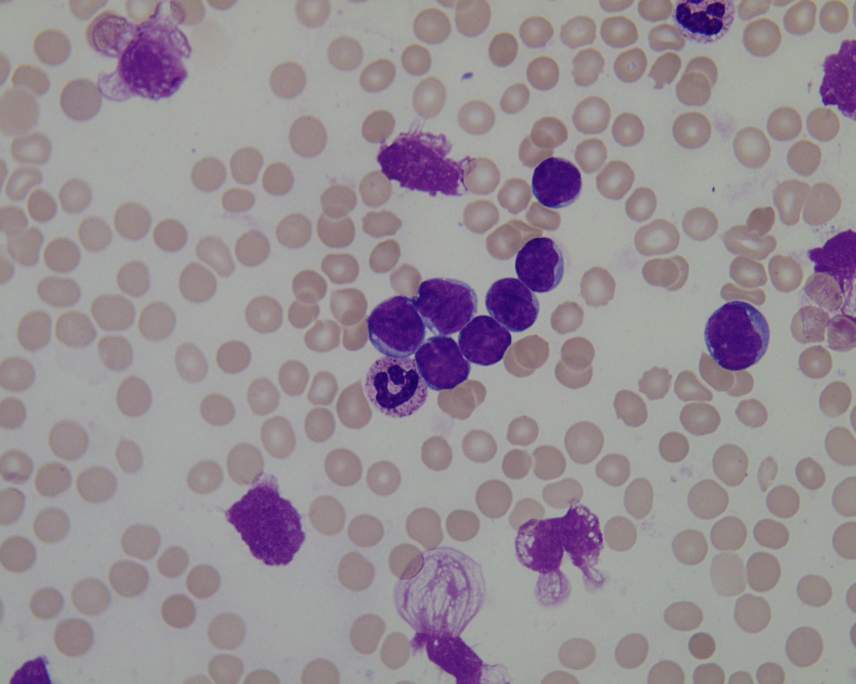
#> input picture ALL_IDB1/ALL_IDB1/im/Im001_1.jpg, 1712 x 1368 px, found by its file name (shown at 1/2 size); its folder holds only this picture in this run
$ python filetest2.py
#> lines starting #> are read from the running program, lines starting #| are printed output that depends on the picture; after the words box and inside, x2 and y2 are one past the last pixel; in counts of white or black regions, pixels touching at a corner belong together
### fc.py
import cv2
import numpy as np
import matplotlib.pyplot as plt
from PIL import Image
import math

class lympho_cell_detection:
    def __init__(self,image_path):
        self.image_path = image_path

    def resize_image(self,image):  #resize image
        scale_percent = 30
        width = int(image.shape[1] * scale_percent / 100)
        height = int(image.shape[0] * scale_percent / 100)
        dsize = (width, height)
        image = cv2.resize(image, dsize)
        return image

    def RGB2CMYK(self,RGB_image):
        K = 1 - np.max(RGB_image,axis = 2)
        C = (1-RGB_image[...,2] - K)/(1-K)
        M = (1-RGB_image[...,1] - K)/(1-K)
        Y = (1-RGB_image[...,0] - K)/(1-K)
        CMYK_image= (np.dstack((C,M,Y,K)) * 255).astype(np.uint8)
        return CMYK_image

    def CMYK2GRAY(self,CMYK_image):
        GRAY_image = cv2.cvtColor(CMYK_image, cv2.COLOR_BGR2GRAY)
        return GRAY_image

    # [15 lines left out: functions CMYK2GRB, GRAY_WHITEENHANCEMENT, not called in this run]

    def ZACK_ALGORITHM(self, GRAY_image, num_bins = 256):

        # CITED from: https://www.mathworks.com/matlabcentral/fileexchange/28047-gray-image-thresholding-using-the-triangle-method?fbclid=IwAR3sAWs9hQNhi9oiI7vshz9ScLxlvIEx5a_ucxRuyPe8V4DAKGERQJyBvv0

        lehisto, _ = np.histogram(GRAY_image, bins=256, range=(0, 256), density=True)
        xmax = np.argmax(lehisto)
        xmax = round(np.mean(xmax))  # Can have more than a single value!
        # Find location of first and last non-zero values. # Values < h/10000 are considered zeros.
        h = lehisto[xmax]
        indi = np.where(lehisto > h / 10000)[0]
        fnz = indi[0]
        lnz = indi[-1]
        # Pick side as the side with the longer tail. Assume one tail is longer.
        lspan = xmax - fnz
        rspan = lnz - xmax
        if rspan > lspan:  # then flip lehisto
            lehisto = np.flip(lehisto)
            a = num_bins - lnz + 1
            b = num_bins - xmax + 1
            isflip = 1
        else:
            lehisto = lehisto
            isflip = 0
            a = fnz
            b = xmax
        # Compute parameters of the straight line from first non-zero to peak
        m = h / (b - a)
        # Compute distances
        x1 = np.arange(0, b - a + 1)
        x1_adjusted = x1 + a
        x1_clipped = np.clip(x1_adjusted, 0, len(lehisto) - 1)
        y1 = lehisto[x1_clipped]
        beta = y1 + x1_clipped / m
        x2 = beta / (m + 1 / m)
        y2 = m * x2
        L = np.sqrt((y2 - y1)**2 + (x2 - x1_clipped)**2)
        # Obtain threshold as the location of maximum L.
        level = np.argmax(L)
        level = a + np.mean(level)
        # Flip back if necessary
        if isflip:
            level = num_bins - level + 1
        threshold = level / num_bins
        threshold_factor = 1
        increased_threshold = threshold * threshold_factor
        binary_image = (GRAY_image > int(increased_threshold * 255 )).astype(np.uint8) * 255
        return binary_image

    def FILTER_SMALLNOISE(self, binary_image):
        # Find contours in the binary image
        contours, _ = cv2.findContours(binary_image, cv2.RETR_EXTERNAL, cv2.CHAIN_APPROX_SIMPLE)
        # Create a mask and draw contours on the mask
        output_image = cv2.cvtColor(binary_image, cv2.COLOR_GRAY2BGR)
        mask = np.zeros_like(binary_image)
        for i, contour in enumerate(contours):
            area = cv2.contourArea(contour)
            #draw mask contour only when area>1000
            if area > 300:
                cv2.drawContours(mask, [contour], -1, 255, -1)
        # Apply the mask to create the processed image
        drawc_image = binary_image.copy()
        drawc_image[mask == 255] = 0
        output_image = binary_image - drawc_image
        return output_image

    def watershed_segmentation(self,path):
        image = cv2.imread(path)
        gray = cv2.cvtColor(image, cv2.COLOR_BGR2GRAY)
        #cv2.imshow('gray', gray)

        opening = cv2.morphologyEx(gray, cv2.MORPH_OPEN, kernel= np.ones((5, 5), np.uint8) , iterations=3)
        #cv2.imshow('opening', opening)
        gradient = cv2.subtract(opening, cv2.morphologyEx(opening, cv2.MORPH_GRADIENT, kernel = np.ones((3, 3), np.uint8) )) # Calculate the gradient magnitude
        #cv2.imshow('gradient', gradient)
        _, binary = cv2.threshold(gradient, 0, 255, cv2.THRESH_BINARY+cv2.THRESH_OTSU) # Apply thresholding to create a binary image

        sure_bg = cv2.dilate(binary, kernel = np.ones((3, 3), np.uint8) , iterations=6) # Apply morphological operations to remove small holes
        #cv2.imshow('sure_bg', sure_bg)
        dist_transform = cv2.distanceTransform(binary, cv2.DIST_L2, 0) # Find sure foreground (unknown region)
        _, sure_fg = cv2.threshold(dist_transform, 0.6*dist_transform.max(), 255, 0)
        sure_fg = np.uint8(sure_fg)
        #cv2.imshow('sure_fg', sure_fg)
        sure_fg1 = cv2.erode(sure_fg,kernel = np.ones((2, 2), np.uint8),iterations =3)
        #cv2.imshow('sure_fg1', sure_fg1)
        unknown = cv2.subtract(sure_bg, sure_fg1) # Subtract sure foreground from sure background to get unknown region
        #cv2.imshow('unknown', unknown)
        _, markers = cv2.connectedComponents(sure_fg1) # Label markers for the watershed algorithm
        markers += 1
        markers[unknown == 255] = 0
        markers = cv2.watershed(image, markers) # Apply watershed algorithm

        height, width = image.shape[:2]
        img = np.zeros((height, width, 3), dtype = np.uint8)
        imglist=[]
        numcount = 0
        for region_id in range(2, np.max(markers) + 1):  # Exclude background
            region_mask = markers == region_id
            watershed_image = np.zeros_like(image)
            imagecopy = image.copy()  # Mask out pixels outside the green contour
            imagecopy[~region_mask] = [0, 0, 0]
            img = watershed_image + imagecopy
            imglist.append(img)
            numcount+=1
        return numcount, imglist

    def watershed_segmentation1(self,path):
        image = cv2.imread(path)
        gray = cv2.cvtColor(image, cv2.COLOR_BGR2GRAY)
        #cv2.imshow('gray', gray)

        opening = cv2.morphologyEx(gray, cv2.MORPH_OPEN, kernel= np.ones((5, 5), np.uint8) , iterations=3)
        #cv2.imshow('opening', opening)
        gradient = cv2.subtract(opening, cv2.morphologyEx(opening, cv2.MORPH_GRADIENT, kernel = np.ones((3, 3), np.uint8) )) # Calculate the gradient magnitude
        #cv2.imshow('gradient', gradient)
        _, binary = cv2.threshold(gradient, 0, 255, cv2.THRESH_BINARY+cv2.THRESH_OTSU) # Apply thresholding to create a binary image

        sure_bg = cv2.dilate(binary, kernel = np.ones((3, 3), np.uint8) , iterations=6) # Apply morphological operations to remove small holes
        #cv2.imshow('sure_bg', sure_bg)
        dist_transform = cv2.distanceTransform(binary, cv2.DIST_L2, 0) # Find sure foreground (unknown region)
        _, sure_fg = cv2.threshold(dist_transform, 0.6*dist_transform.max(), 255, 0)
        sure_fg = np.uint8(sure_fg)
        #cv2.imshow('sure_fg', sure_fg)

        contours, _ = cv2.findContours(sure_fg, cv2.RETR_EXTERNAL, cv2.CHAIN_APPROX_SIMPLE)

        for contour in contours:
            contour_area = cv2.contourArea(contour)
            if contour_area>200:
                sure_fg1 = cv2.erode(sure_fg,kernel = np.ones((2, 2), np.uint8),iterations =3)
                contours, _ = cv2.findContours(sure_fg1, cv2.RETR_EXTERNAL, cv2.CHAIN_APPROX_SIMPLE)
                for contour in contours:
                    contour_area = cv2.contourArea(contour)
                    if contour_area>150:
                        sure_fg1 = cv2.erode(sure_fg,kernel = np.ones((3, 3), np.uint8),iterations =3)
            else:
                sure_fg1 = sure_fg

        #cv2.imshow('sure_fg1', sure_fg1)
        unknown = cv2.subtract(sure_bg, sure_fg1) # Subtract sure foreground from sure background to get unknown region
        #cv2.imshow('unknown', unknown)
        _, markers = cv2.connectedComponents(sure_fg1) # Label markers for the watershed algorithm
        markers += 1
        markers[unknown == 255] = 0
        markers = cv2.watershed(image, markers) # Apply watershed algorithm

        height, width = image.shape[:2]
        img = np.zeros((height, width, 3), dtype = np.uint8)
        imglist=[]
        numcount = 0
        for region_id in range(2, np.max(markers) + 1):  # Exclude background
            region_mask = markers == region_id
            watershed_image = np.zeros_like(image)
            imagecopy = image.copy()  # Mask out pixels outside the green contour
            imagecopy[~region_mask] = [0, 0, 0]
            img = watershed_image + imagecopy
            imglist.append(img)
            # cv2.imshow('img', img)
            # cv2.waitKey(0)
            numcount+=1
        return numcount, imglist

    def differentiate_grouped_lymphocyte(self,image,thres):
        result_less_than_thres_list =[]
        result_more_than_thres_list =[]

        contours, _ = cv2.findContours(image, cv2.RETR_EXTERNAL, cv2.CHAIN_APPROX_SIMPLE)
        for contour in contours:

            contour_area = cv2.contourArea(contour)

            if contour_area < thres:
                result_less_than_thres = np.zeros_like(image)
                cv2.drawContours(result_less_than_thres, [contour], -1, (255, 255, 255), -1)
                masked_imageresult_less_than_thres = cv2.bitwise_and(image, result_less_than_thres)
                result_less_than_thres_list.append(masked_imageresult_less_than_thres)

            else:
                result_more_than_thres = np.zeros_like(image)
                cv2.drawContours(result_more_than_thres, [contour], -1, (255, 255, 255), -1)
                masked_imageresult_more_than_thres = cv2.bitwise_and(image, result_more_than_thres)
                result_more_than_thres_list.append(masked_imageresult_more_than_thres)

        return result_less_than_thres_list,result_more_than_thres_list


    def cell_detection(self):

        cell_detected_list = []
        cell_detected_maks_list = []

        # read cell_image_path
        original_image = cv2.imread(self.image_path)
#> original_image is the input picture: shape (1368, 1712, 3); mean B, G, R 148.6, 141.6, 150.4
        original_image = self.resize_image(original_image)
        cv2.imshow('original_image', original_image)

        CMYK_image = self.RGB2CMYK(original_image)
#> in RGB2CMYK, `K = 1 - np.max(RGB_image,axis = 2)`:
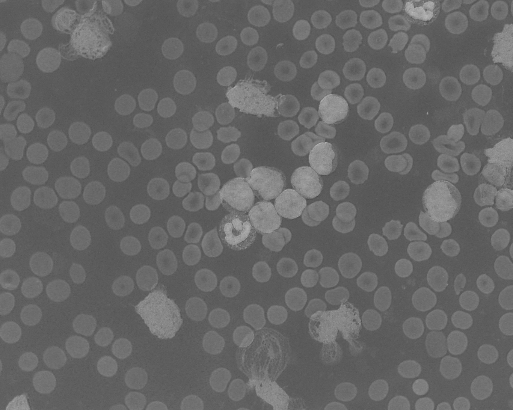
#> K: shape (410, 513); min 70, max 184, mean 102.4


        cyan_channel = CMYK_image[:, :, 0] *0.5
        magenta_channel = CMYK_image[:, :, 1]
        yellow_channel = CMYK_image[:, :,2]
        #cv2.imshow('Cyan Channel', cyan_channel)
        # cv2.imshow('Magenta Channel', magenta_channel)
        # cv2.imshow('yellow_channel', yellow_channel)

        GRAY_image = self.CMYK2GRAY(CMYK_image)
#> in CMYK2GRAY, `GRAY_image = cv2.cvtColor(CMYK_image, cv2.COLOR_BGR2GRAY)`:
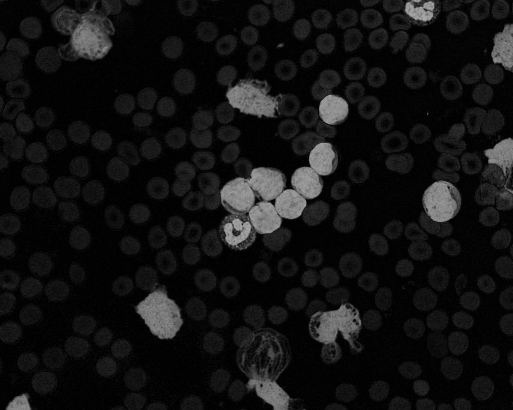
#> GRAY_image: shape (410, 513); min 0, max 171, mean 18.6

        ZACK_ALG_image_Cyan_Channel = self.ZACK_ALGORITHM(cyan_channel)
#> in ZACK_ALGORITHM, `lehisto, _ = np.histogram(GRAY_image, bins=256, range=(0, 256), densit..`: lehisto = 256 values, max 0.561 at index 0, min 0 at index 94, mean 0.00391
#> in ZACK_ALGORITHM, `xmax = np.argmax(lehisto)`: xmax = 0
#> in ZACK_ALGORITHM, `h = lehisto[xmax]`: h = 0.561
#> in ZACK_ALGORITHM, `indi = np.where(lehisto > h / 10000)[0]`: indi = 85 values from 0 to 85
#> in ZACK_ALGORITHM, `fnz = indi[0]`: fnz = 0
#> in ZACK_ALGORITHM, `lnz = indi[-1]`: lnz = 85
#> in ZACK_ALGORITHM, `lspan = xmax - fnz`: lspan = 0
#> in ZACK_ALGORITHM, `rspan = lnz - xmax`: rspan = 85
#> in ZACK_ALGORITHM, `lehisto = np.flip(lehisto)`: lehisto = 256 values, max 0.561 at index 255, min 0 at index 0, mean 0.00391
#> in ZACK_ALGORITHM, `a = num_bins - lnz + 1`: a = 172
#> in ZACK_ALGORITHM, `b = num_bins - xmax + 1`: b = 257
#> in ZACK_ALGORITHM, `m = h / (b - a)`: m = 0.0066
#> in ZACK_ALGORITHM, `x1_adjusted = x1 + a`: x1_adjusted = 86 values from 172 to 257
#> in ZACK_ALGORITHM, `x1_clipped = np.clip(x1_adjusted, 0, len(lehisto) - 1)`: x1_clipped = 86 values from 172 to 255
#> in ZACK_ALGORITHM, `y1 = lehisto[x1_clipped]`: y1 = 86 values, max 0.561 at index 83, min 5.71e-05 at index 0, mean 0.0247
#> in ZACK_ALGORITHM, `beta = y1 + x1_clipped / m`: beta = 86 values from 26066.8 to 38646.1
#> in ZACK_ALGORITHM, `x2 = beta / (m + 1 / m)`: x2 = 86 values from 172 to 255
#> in ZACK_ALGORITHM, `y2 = m * x2`: y2 = 86 values from 1.13 to 1.68
#> in ZACK_ALGORITHM, `L = np.sqrt((y2 - y1)**2 + (x2 - x1_clipped)**2)`: L = 86 values, max 1.63 at index 78, min 1.12 at index 83, mean 1.39
#> in ZACK_ALGORITHM, `level = np.argmax(L)`: level = 78
#> in ZACK_ALGORITHM, `level = a + np.mean(level)`: level = 250
#> in ZACK_ALGORITHM, `level = num_bins - level + 1`: level = 7
#> in ZACK_ALGORITHM, `threshold = level / num_bins`: threshold = 0.0273
#> in ZACK_ALGORITHM, `binary_image = (GRAY_image > int(increased_threshold * 255 )).astype(n..`:
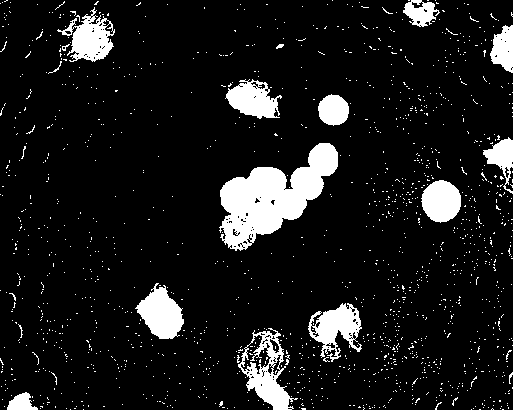
#> binary_image: shape (410, 513); 10.2% white; 1460 white regions (1443 under 20 px)
        #cv2.imshow('ZACK_ALG_image_Cyan_Channel', ZACK_ALG_image_Cyan_Channel)
        smallNOISE_FILTERED_imagefiltered = self.FILTER_SMALLNOISE(ZACK_ALG_image_Cyan_Channel)
#> in FILTER_SMALLNOISE, `contours, _ = cv2.findContours(binary_image, cv2.RETR_EXTERNAL, cv2.CH..`: contours = 1445 contours, 1433 with area under 20; largest, box (x1, y1, x2, y2) and area: (219, 143, 338, 251) 6050, (238, 328, 298, 410) 2364, (308, 303, 362, 362) 1536, (135, 283, 184, 339) 1525, (57, 7, 115, 62) 1482
#> the loop in FILTER_SMALLNOISE, `for i, contour in enumerate(contours):` made 1445 passes
#> area on passes 120, 500, 587: 303, 2364, 1536.5
#> in FILTER_SMALLNOISE, `output_image = binary_image - drawc_image`:
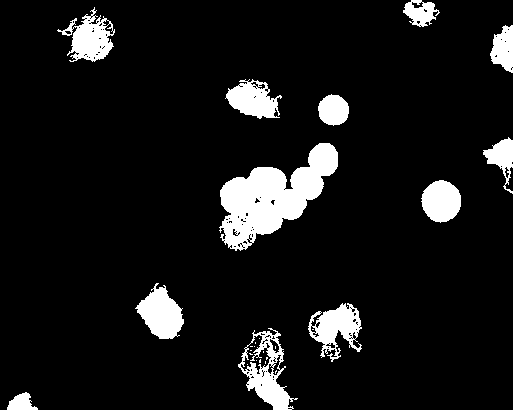
#> output_image: shape (410, 513); 8.8% white; 27 white regions (15 under 20 px)
        cv2.imshow('smallNOISE_FILTERED_imagefiltered', smallNOISE_FILTERED_imagefiltered)

        result_less_than_thres_list, result_more_than_thres_list = self.differentiate_grouped_lymphocyte(smallNOISE_FILTERED_imagefiltered,1400)
#> in differentiate_grouped_lymphocyte, `contours, _ = cv2.findContours(image, cv2.RETR_EXTERNAL, cv2.CHAIN_APP..`: contours = 12 contours; largest, box (x1, y1, x2, y2) and area: (219, 143, 338, 251) 6050, (238, 328, 298, 410) 2364, (308, 303, 362, 362) 1536, (135, 283, 184, 339) 1525, (57, 7, 115, 62) 1482
#> the loop in differentiate_grouped_lymphocyte, `for contour in contours: ` made 12 passes
#> contour_area on passes 1 to 8: 303, 2364, 1536.5, 1525, 1238.5, 6049.5, 665.5, 710.5
#> after the loop in differentiate_grouped_lymphocyte, `for contour in contours:`:
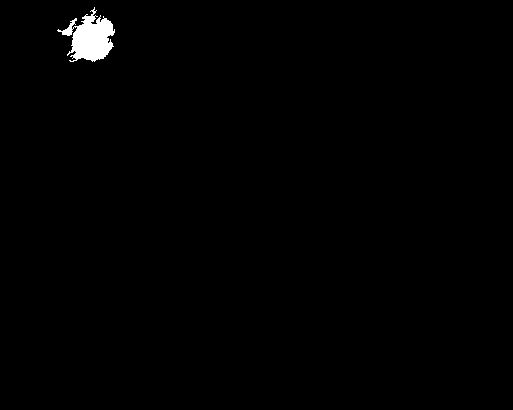
#> result_more_than_thres: shape (410, 513); 0.78% white; 1 white region, box (x1, y1, x2, y2) and area: (57, 7, 115, 62) 1649
#> after the loop in differentiate_grouped_lymphocyte, `for contour in contours:`: result_less_than_thres_list = 7 items; result_more_than_thres_list = 5 items
#> result_less_than_thres_list = 7 items; result_more_than_thres_list = 5 items
        #result_less_than_thres_img = cv2.cvtColor(np.zeros_like(original_image), cv2.COLOR_BGR2GRAY)
        result_more_than_thres_img = cv2.cvtColor(np.zeros_like(original_image), cv2.COLOR_BGR2GRAY)
#> result_more_than_thres_img: shape (410, 513); every value is 0

        for img in result_less_than_thres_list:
            if len(img.shape) < 3:
                img = cv2.cvtColor(img, cv2.COLOR_GRAY2BGR)
                cell_detected_list.append(img)
#> this loop made 7 passes
#> after the loop, cell_detected_list = 7 items

        for img in result_more_than_thres_list:
            #img = cv2.morphologyEx(img, cv2.MORPH_CLOSE, kernel = np.ones((3,3),np.uint8))
            result_more_than_thres_img = result_more_than_thres_img + img
#> this loop made 5 passes
#> result_more_than_thres_img: shape (410, 513); 6.1% white; 20 white regions (15 under 20 px), largest, box (x1, y1, x2, y2) and area: (219, 143, 338, 251) 6145, (238, 328, 298, 410) 1811, (135, 283, 184, 339) 1615, (308, 303, 362, 362) 1595, (57, 7, 115, 62) 1525

        # cv2.imshow('masked_imageresult_less_than_thres', result_less_than_thres_img)
        cv2.imshow('masked_imageresult_more_than_thres', result_more_than_thres_img)
        #cv2.imwrite("output_image.jpeg", masked_imageresult_more_than_thres)

        black_img = np.zeros_like(original_image)
        for grouped_cell_img in result_more_than_thres_list:
            cv2.imwrite("output_image.jpeg", grouped_cell_img)
            numcount, watershed_image_list = self.watershed_segmentation("output_image.jpeg")
#> in watershed_segmentation, `markers = cv2.watershed(image, markers)`:
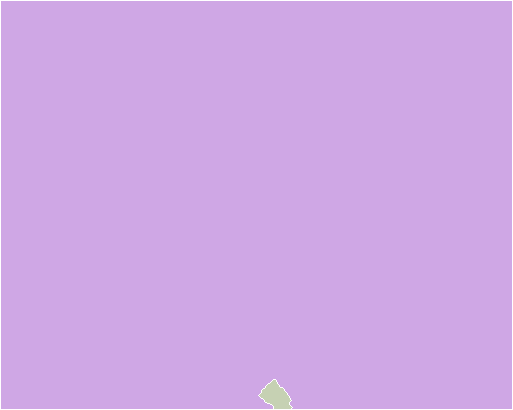
#> markers: shape (410, 513) int32; 3 distinct labels, from -1 to 2; one colour per label, 0 black, -1 white
#> after the loop in watershed_segmentation, `for region_id in range(2, np.max(markers) + 1):`: imglist = 1 item; numcount = 1
#> numcount = 1; watershed_image_list = 1 item
            for segmented_image in watershed_image_list:
                segmented_image = segmented_image.astype(np.uint8)
                segmented_image = cv2.cvtColor(segmented_image,cv2.COLOR_BGR2GRAY)
                contours, _ = cv2.findContours(segmented_image, cv2.RETR_EXTERNAL, cv2.CHAIN_APPROX_SIMPLE)
#> contours = 1 contour; box (x1, y1, x2, y2) and area: (259, 380, 292, 409) 495
                for contour in contours:
                    contour_area = cv2.contourArea(contour)
#> contour_area = 495
                    if contour_area > 1400:
                        cv2.imwrite("output_image1.jpeg", segmented_image)
                        numcount, watershed_image_list1 = self.watershed_segmentation1("output_image1.jpeg")
                        for segmented_image1 in watershed_image_list1:
                            cell_detected_list.append(segmented_image1)
                            # cv2.imshow("segmented_image1",segmented_image1)
                            # cv2.waitKey(0)
                            black_img = black_img + segmented_image1
                    else:
                        if len(segmented_image.shape) < 3:
                            segmented_image = cv2.cvtColor(segmented_image, cv2.COLOR_GRAY2BGR)
                        cell_detected_list.append(segmented_image)
                        # cv2.imshow("segmented_image",segmented_image)
                        # cv2.waitKey(0)
                        black_img = black_img + segmented_image
        cv2.imshow('result_less_tha_n_thres_img', black_img )


        combine_img = np.zeros_like(original_image)
        for result_cell_img in cell_detected_list:
            combine_img = cv2.add(combine_img , result_cell_img)
#> this loop made 17 passes
#> pass 2, in cell_detection, `combine_img = cv2.add(combine_img , result_cell_img)`:
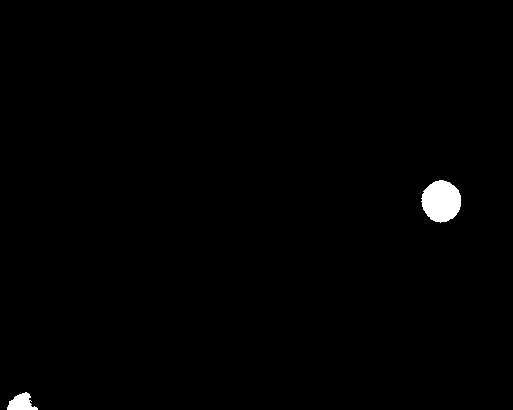
#> combine_img: shape (410, 513, 3); 0.78% white; 2 white regions, box (x1, y1, x2, y2) and area: (421, 180, 461, 223) 1296, (7, 392, 38, 410) 345

        cv2.imshow("combine_img",combine_img)

        masked_image = cv2.bitwise_and(original_image, combine_img)
        cv2.imshow('masked_image', masked_image)

        for result_cell_img in cell_detected_list:
            masked_image = cv2.bitwise_and(original_image, result_cell_img)
            cell_detected_maks_list.append(masked_image)
            cv2.imshow('maskedcell_image', masked_image)
            cv2.waitKey(0)
#> after the loop, cell_detected_maks_list = 17 items


        cv2.waitKey(0)
        cv2.destroyAllWindows


# [10 lines that do not run on import are left out]


'''contours, _ = cv2.findContours(np.uint8(region_mask), cv2.RETR_EXTERNAL, cv2.CHAIN_APPROX_SIMPLE)
                if contours:
                    contour = contours[0]

                    perimeter = cv2.arcLength(contour, True)
                    area = cv2.contourArea(contour)

                    convex_hull = cv2.convexHull(contour)
                    convex_area = cv2.contourArea(convex_hull)
                    convex_perimeter = cv2.arcLength(convex_hull, True)
                    ellipse = cv2.fitEllipse(contour)
                    major_axis = max(ellipse[1])
                    minor_axis = min(ellipse[1])

                    roundness = (4 * math.pi * area) / (convex_perimeter ** 2)
                    solidity = area / convex_area
                    elongation = 1 - (minor_axis / major_axis)
                    eccentricity = math.sqrt(major_axis**2 - minor_axis**2) / major_axis
                    convexity = convex_perimeter / perimeter

                    # Display roundness on the mask
                    # roundness_text = f" {number_of_masks}"
                    # text_position = (int(contour[0][0][0]), int(contour[0][0][1]) )
                    # cv2.putText(img, roundness_text, text_position, cv2.FONT_HERSHEY_SIMPLEX, 0.5, (0, 0, 255), 1)
                    print(f"Mask:{number_of_masks}  Area: {area}    Roundness:{roundness:.2f}   Solidty:{solidity:.2f}   Elongation:{elongation:.2f}    Eccentricity:{eccentricity:.2f}   Convexity:{convexity:.2f}")'''

### filetest2.py
import cv2
import os
from fc import lympho_cell_detection

if __name__ == "__main__":


    imgpath = r"D:\\Image_procesing\\Ass\\ALL_IDB1\\ALL_IDB1\\im"
    overall_imgfilename = os.listdir(imgpath)
    total_cell_detected_array = []
    for file_name in overall_imgfilename:
        filepath = os.path.join(imgpath, file_name)
        print(filepath)
        lcd = lympho_cell_detection(filepath)
        lcd.cell_detection()


'''
008
013
015
014
017
'''
